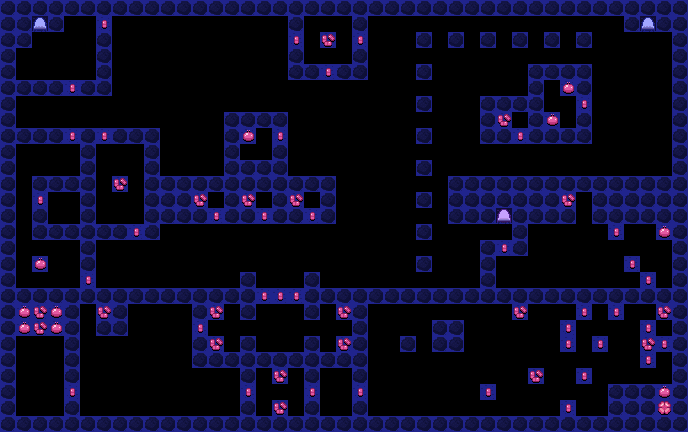

This game map was drawn from its Tiled (.tmx) file and the tilesets committed beside it. A one-line description and the full map source follow:
An orthogonal 43x27 tile map with 16x16 px tiles, 1 tile layer (Tile Layer 1).

<map version="1.0" orientation="orthogonal" renderorder="right-down" width="43" height="27" tilewidth="16" tileheight="16" nextobjectid="1">
 <tileset firstgid="1" name="caveTilemap" tilewidth="16" tileheight="16" tilecount="23" columns="23">
  <image source="../img/spritesheet/caveTilemap.png" width="368" height="16" />
 </tileset>
 <layer name="Tile Layer 1" width="43" height="27">
  <data encoding="csv">
2,2,2,2,2,2,2,2,2,2,2,2,2,2,2,2,2,2,2,2,2,2,2,2,2,2,2,2,2,2,2,2,2,2,2,2,2,2,2,2,2,2,2,
2,2,22,2,0,0,18,0,0,0,0,0,0,0,0,0,0,0,2,0,0,0,2,0,0,0,0,0,0,0,0,0,0,0,0,0,0,0,0,2,22,2,2,
2,2,0,0,0,0,2,0,0,0,0,0,0,0,0,0,0,0,18,0,19,0,18,0,0,0,2,0,2,0,2,0,2,0,2,0,2,0,0,0,0,0,2,
2,0,0,0,0,0,2,0,0,0,0,0,0,0,0,0,0,0,2,0,0,0,2,0,0,0,0,0,0,0,0,0,0,0,0,0,0,0,0,0,0,0,2,
2,0,0,0,0,0,2,0,0,0,0,0,0,0,0,0,0,0,2,2,18,2,2,0,0,0,2,0,0,0,0,0,0,2,2,2,2,0,0,0,0,0,2,
2,2,2,2,18,2,2,0,0,0,0,0,0,0,0,0,0,0,0,0,0,0,0,0,0,0,0,0,0,0,0,0,0,2,0,20,2,0,0,0,0,0,2,
2,0,0,0,0,0,0,0,0,0,0,0,0,0,0,0,0,0,0,0,0,0,0,0,0,0,2,0,0,0,2,2,2,2,0,0,18,0,0,0,0,0,2,
2,0,0,0,0,0,0,0,0,0,0,0,0,0,2,2,2,2,0,0,0,0,0,0,0,0,0,0,0,0,2,19,0,2,20,0,2,0,0,0,0,0,2,
2,2,2,2,18,2,18,2,2,2,0,0,0,0,2,20,0,18,0,0,0,0,0,0,0,0,2,0,0,0,2,2,18,2,2,2,2,0,0,0,0,0,2,
2,0,0,0,0,2,0,0,0,2,0,0,0,0,2,0,0,2,0,0,0,0,0,0,0,0,0,0,0,0,0,0,0,0,0,0,0,0,0,0,0,0,2,
2,0,0,0,0,2,0,0,0,2,0,0,0,0,2,2,2,2,0,0,0,0,0,0,0,0,2,0,0,0,0,0,0,0,0,0,0,0,0,0,0,0,2,
2,0,2,2,2,2,0,19,0,2,2,2,2,2,2,2,2,2,2,2,2,0,0,0,0,0,0,0,2,2,2,2,2,2,2,2,2,2,2,2,2,2,2,
2,0,18,0,0,2,0,0,0,2,2,2,19,0,2,19,0,2,19,0,2,0,0,0,0,0,2,0,2,2,2,2,2,2,2,19,0,2,2,2,2,2,2,
2,0,2,0,0,2,0,0,0,2,2,2,2,18,2,2,18,2,2,18,2,0,0,0,0,0,0,0,2,2,2,23,2,2,2,2,0,2,2,2,2,2,2,
2,0,2,2,2,2,2,2,18,2,0,0,0,0,0,0,0,0,0,0,0,0,0,0,0,0,2,0,0,0,0,0,2,0,0,0,0,0,18,0,0,20,2,
2,0,0,0,0,2,0,0,0,0,0,0,0,0,0,0,0,0,0,0,0,0,0,0,0,0,0,0,0,0,2,18,2,0,0,0,0,0,0,0,0,0,2,
2,0,20,0,0,2,0,0,0,0,0,0,0,0,0,0,0,0,0,0,0,0,0,0,0,0,2,0,0,0,2,0,0,0,0,0,0,0,0,18,0,0,2,
2,0,0,0,0,18,0,0,0,0,0,0,0,0,0,2,0,0,0,2,0,0,0,0,0,0,0,0,0,0,2,0,0,0,0,0,0,0,0,0,18,0,2,
2,2,2,2,2,2,2,2,2,2,2,2,2,2,2,2,18,18,18,2,2,2,2,2,2,2,2,2,2,2,2,2,2,2,2,2,2,2,2,2,2,2,2,
2,20,19,20,2,0,19,2,0,0,0,0,2,19,0,2,0,0,0,2,0,19,2,0,0,0,0,0,0,0,0,0,19,0,0,0,18,0,18,0,0,19,2,
2,20,19,20,2,0,2,2,0,0,0,0,18,0,0,0,0,0,0,0,0,0,2,0,0,0,0,2,2,0,0,0,0,0,0,18,0,0,0,0,18,0,2,
2,0,0,0,2,0,0,0,0,0,0,0,2,19,0,2,0,0,0,2,0,19,2,0,0,2,0,2,2,0,0,0,0,0,0,18,0,18,0,0,19,18,2,
2,0,0,0,2,0,0,0,0,0,0,0,2,2,2,2,2,2,2,2,2,2,2,0,0,0,0,0,0,0,0,0,0,0,0,0,0,0,0,0,18,0,2,
2,0,0,0,2,0,0,0,0,0,0,0,0,0,0,2,0,19,0,2,0,0,2,0,0,0,0,0,0,0,0,0,0,19,0,0,18,0,0,0,0,0,2,
2,0,0,0,18,0,0,0,0,0,0,0,0,0,0,18,0,0,0,18,0,0,18,0,0,0,0,0,0,0,18,0,0,0,0,0,0,0,2,2,2,20,2,
2,0,0,0,2,0,0,0,0,0,0,0,0,0,0,2,0,19,0,2,0,0,2,0,0,0,0,0,0,0,0,0,0,0,0,18,0,0,2,2,2,21,2,
2,2,2,2,2,2,2,2,2,2,2,2,2,2,2,2,2,2,2,2,2,2,2,2,2,2,2,2,2,2,2,2,2,2,2,2,2,2,2,2,2,2,2
</data>
 </layer>
</map>